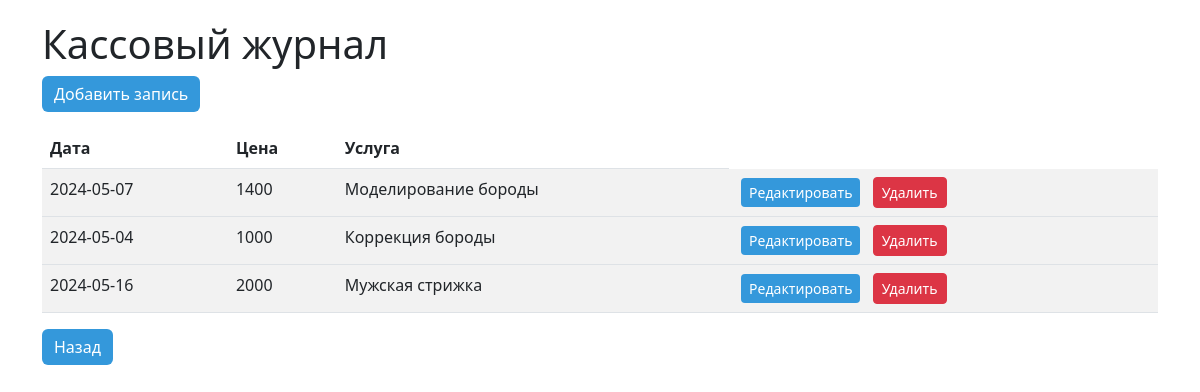
Screenshot of /cj with the database file from the repository.
### models.py (models this page shows, shortened)
class CashJournal(db.Model):
    id = db.Column(db.Integer, primary_key=True)
    data = db.Column(db.String(250), nullable=False)
    cost = db.Column(db.String(250), nullable=False)
    ser = db.Column(db.String(250), nullable=False)

### app.py (the view)
@app.route('/cj')
def cash_journal():
    cjs=CashJournal.query.all()
    return render_template('cj.html',cjs=cjs)

### templates/cj.html (shortened to what this page needs)
<!DOCTYPE html>
<html lang="en">
<head>
    <link href="https://cdn.jsdelivr.net/npm/bootstrap@5.2.3/dist/css/bootstrap.min.css" rel="stylesheet">
    <link rel="stylesheet" href="https://cdnjs.cloudflare.com/ajax/libs/font-awesome/4.7.0/css/font-awesome.min.css">
    <link rel="stylesheet" href="{{ url_for('static', filename='custom.css') }}">
</head>
<body>
<div class="container">
    <h1>Кассовый журнал</h1>
    <a href="addcj" class="btn btn-primary mb-3">Добавить запись</a>
    <table class="table table-striped">
        <thead>
            <tr>
                <th>Дата</th>
                <th>Цена</th>
                <th>Услуга</th>
            </tr>
        </thead>
        {%for cj in cjs %}
        <tbody>
            <tr>
                <td>{{ cj.data }}</td>
                <td>{{ cj.cost }}</td>
                <td>{{ cj.ser }}</td>
                <td>
                    <a href="{{ url_for('edit_cj', id=cj.id) }}" class="btn btn-sm btn-primary mx-1">Редактировать</a>
                    <form method="post" action="{{ url_for('delete_cj', id=cj.id) }}" style="display: inline">
                        <button type="submit" class="btn btn-sm btn-danger mx-1">Удалить</button>
                    </form>
                </td>
            </tr>
        </tbody>
        {% endfor %}
    </table>
    <a href="/" class="btn btn-primary mb-3">Назад</a>
</div>
</body>
</html>

### static/custom.css (style rules this page uses)
:root { --primary-color: #3498db; // голубой --secondary-color: #e74c3c; // красный --text-color: #333; // черный }
h1, h2, h3 { color: var(--text-color); }
.btn-primary { background-color: var(--primary-color); color: #fff; border: none; }
.container { margin-top: 20px; }
body { background-color: #5b638200; }
a { color: #00d3fd; text-decoration: underline; }

### rows the page displays
CashJournal: data "2024-05-07", cost "1400", ser "Моделирование бороды"
CashJournal: data "2024-05-04", cost "1000", ser "Коррекция бороды"
CashJournal: data "2024-05-16", cost "2000", ser "Мужская стрижка"
